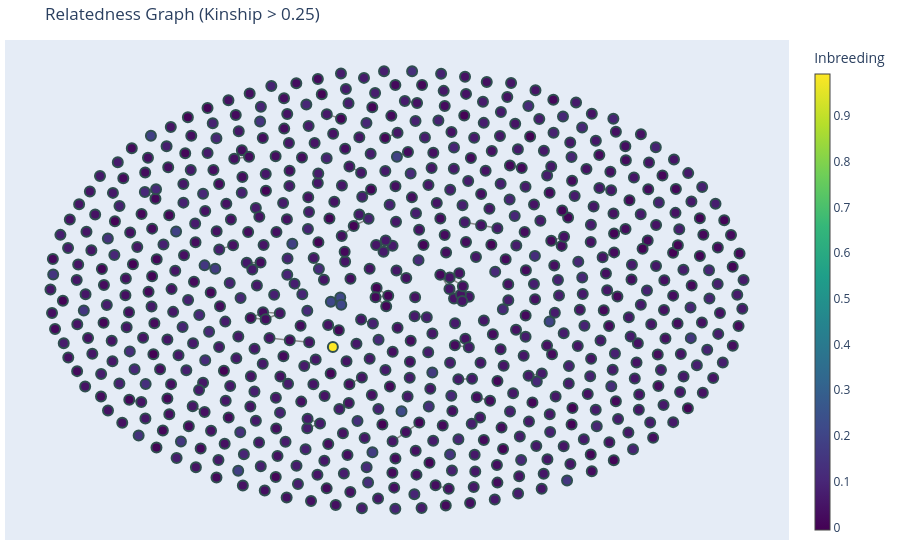

The notebook cell this image was saved under:
### Code cell
import networkx as nx

import plotly.graph_objects as go

threshold = 0.25

G = nx.Graph()
for name in sample_ids:
    G.add_node(name)

for i in range(len(sample_ids)):
    for j in range(i + 1, len(sample_ids)):
        if kinship[i, j] > threshold:
            G.add_edge(sample_ids[i], sample_ids[j], weight=kinship[i, j])

pos = nx.spring_layout(G, seed=42)

edge_x = []
edge_y = []

for edge in G.edges():
    x0, y0 = pos[edge[0]]
    x1, y1 = pos[edge[1]]
    edge_x.extend([x0, x1, None])
    edge_y.extend([y0, y1, None])

edge_trace = go.Scatter(
    x=edge_x, y=edge_y,
    line=dict(width=1.5, color='#888'),
    hoverinfo='none',
    mode='lines'
)

node_x = []
node_y = []
node_text = []

for node in G.nodes():
    x, y = pos[node]
    node_x.append(x)
    node_y.append(y)
    node_text.append(f"Sample: {node}<br>Connections: {len(list(G.neighbors(node)))}")

node_trace = go.Scatter(
    x=node_x, y=node_y,
    mode='markers',
    text=list(G.nodes()),
    textposition="top center",
    hoverinfo='text',
    hovertext=node_text,
    marker=dict(
        size=10,
        color=inbreeding,
        colorscale='Viridis',
        showscale=True,
        colorbar=dict(title='Inbreeding', thickness=15),
        line=dict(width=2, color='DarkSlateGrey')
    )
)

fig = go.Figure(
    data=[edge_trace, node_trace],
    layout=go.Layout(
        title=f"Relatedness Graph (Kinship > {threshold})",
        showlegend=False,
        hovermode='closest',
        margin=dict(b=20, l=5, r=5, t=40),
        xaxis=dict(showgrid=False, zeroline=False, showticklabels=False),
        yaxis=dict(showgrid=False, zeroline=False, showticklabels=False)
    )
)

fig.show()

# histogram for kinship
# sample location, lat/long when hover, date, country, admin region
# plot kinship vs geographic distance (nice to have)

### Figure 1 — Plotly figure (JSON) as saved in the notebook; plotly's stock layout.template omitted (floating-point values rounded to 4 significant figures; data arrays with more than 128 entries replaced by an {"elided": "..."} marker saying what was removed)
{"data": [{"hoverinfo": "none", "line": {"color": "#888", "width": 1.5}, "mode": "lines", "type": "scatter", "x": {"elided": "345 float values"}, "y": {"elided": "345 float values"}}, {"hoverinfo": "text", "hovertext": {"elided": "666 str values"}, "marker": {"color": {"elided": "666 float values"}, "colorbar": {"thickness": 15, "title": {"text": "Inbreeding"}}, "colorscale": [[0, "#440154"], [0.1111, "#482878"], [0.2222, "#3e4989"], [0.3333, "#31688e"], [0.4444, "#26828e"], [0.5556, "#1f9e89"], [0.6667, "#35b779"], [0.7778, "#6ece58"], [0.8889, "#b5de2b"], [1, "#fde725"]], "line": {"color": "DarkSlateGrey", "width": 2}, "showscale": true, "size": 10}, "mode": "markers", "text": {"elided": "666 str values"}, "textposition": "top center", "type": "scatter", "x": {"elided": "666 float values"}, "y": {"elided": "666 float values"}}], "layout": {"hovermode": "closest", "margin": {"b": 20, "l": 5, "r": 5, "t": 40}, "showlegend": false, "title": {"text": "Relatedness Graph (Kinship > 0.25)"}, "xaxis": {"showgrid": false, "showticklabels": false, "zeroline": false}, "yaxis": {"showgrid": false, "showticklabels": false, "zeroline": false}}}
